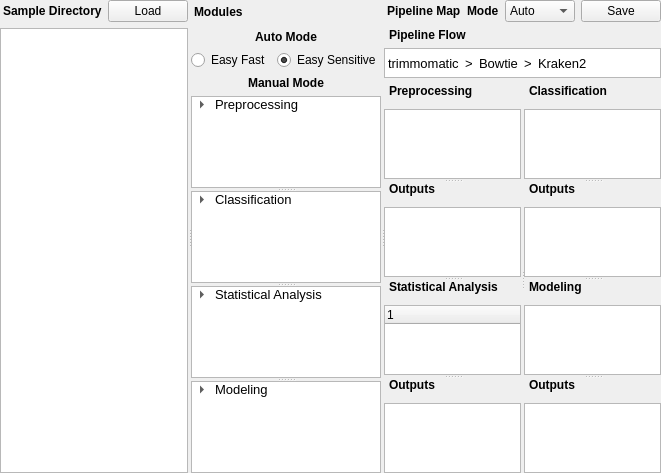
          <widget class="QSplitter" name="sp_PBuilder_High_sub">
           <property name="orientation">
            <enum>Qt::Horizontal</enum>
           </property>
           <property name="handleWidth">
            <number>3</number>
           </property>
           <widget class="QWidget" name="verticalLayoutWidget_2">
            <layout class="QVBoxLayout" name="verticalLayout_2">
             <item>
              <layout class="QHBoxLayout" name="horizontalLayout">
               <item>
                <widget class="QLabel" name="label">
                 <property name="font">
                  <font>
                   <bold>true</bold>
                  </font>
                 </property>
                 <property name="frameShape">
                  <enum>QFrame::NoFrame</enum>
                 </property>
                 <property name="text">
                  <string>Sample Directory</string>
                 </property>
                 <property name="indent">
                  <number>3</number>
                 </property>
                </widget>
               </item>
               <item>
                <spacer name="horizontalSpacer_6">
                 <property name="orientation">
                  <enum>Qt::Horizontal</enum>
                 </property>
                 <property name="sizeHint" stdset="0">
                  <size>
                   <width>40</width>
                   <height>20</height>
                  </size>
                 </property>
                </spacer>
               </item>
               <item>
                <widget class="QPushButton" name="PB_SampleDirectory_btn_load">
                 <property name="text">
                  <string>Load</string>
                 </property>
                </widget>
               </item>
               <item>
                <spacer name="horizontalSpacer_2">
                 <property name="orientation">
                  <enum>Qt::Horizontal</enum>
                 </property>
                 <property name="sizeHint" stdset="0">
                  <size>
                   <width>40</width>
                   <height>20</height>
                  </size>
                 </property>
                </spacer>
               </item>
              </layout>
             </item>
             <item>
              <widget class="QListWidget" name="PB_SampleDirectory_list"/>
             </item>
            </layout>
           </widget>
           <widget class="QWidget" name="verticalLayoutWidget_3">
            <layout class="QVBoxLayout" name="verticalLayout_3">
             <item>
              <layout class="QHBoxLayout" name="horizontalLayout_2">
               <item>
                <widget class="QLabel" name="label_2">
                 <property name="font">
                  <font>
                   <bold>true</bold>
                  </font>
                 </property>
                 <property name="text">
                  <string>Modules</string>
                 </property>
                 <property name="indent">
                  <number>3</number>
                 </property>
                </widget>
               </item>
               <item>
                <spacer name="horizontalSpacer_5">
                 <property name="orientation">
                  <enum>Qt::Horizontal</enum>
                 </property>
                 <property name="sizeHint" stdset="0">
                  <size>
                   <width>60</width>
                   <height>24</height>
                  </size>
                 </property>
                </spacer>
               </item>
              </layout>
             </item>
             <item>
              <layout class="QVBoxLayout" name="verticalLayout_6">
               <item>
                <widget class="QLabel" name="label_5">
                 <property name="font">
                  <font>
                   <bold>true</bold>
                  </font>
                 </property>
                 <property name="text">
                  <string>Auto Mode</string>
                 </property>
                 <property name="alignment">
                  <set>Qt::AlignCenter</set>
                 </property>
                </widget>
               </item>
               <item>
                <layout class="QHBoxLayout" name="horizontalLayout_5">
                 <item>
                  <spacer name="horizontalSpacer_8">
                   <property name="orientation">
                    <enum>Qt::Horizontal</enum>
                   </property>
                   <property name="sizeHint" stdset="0">
                    <size>
                     <width>40</width>
                     <height>20</height>
                    </size>
                   </property>
                  </spacer>
                 </item>
                 <item>
                  <widget class="QRadioButton" name="radioButton">
                   <property name="text">
                    <string>Easy Fast</string>
                   </property>
                   <property name="autoExclusive">
                    <bool>true</bool>
                   </property>
                  </widget>
                 </item>
                 <item>
                  <widget class="QRadioButton" name="radioButton_2">
                   <property name="text">
                    <string>Easy Sensitive</string>
                   </property>
                   <property name="checkable">
                    <bool>true</bool>
                   </property>
                   <property name="checked">
                    <bool>true</bool>
                   </property>
                   <property name="autoExclusive">
                    <bool>true</bool>
                   </property>
                  </widget>
                 </item>
                 <item>
                  <spacer name="horizontalSpacer_12">
                   <property name="orientation">
                    <enum>Qt::Horizontal</enum>
                   </property>
                   <property name="sizeHint" stdset="0">
                    <size>
                     <width>40</width>
                     <height>20</height>
                    </size>
                   </property>
                  </spacer>
                 </item>
                </layout>
               </item>
              </layout>
             </item>
             <item>
              <layout class="QVBoxLayout" name="verticalLayout_35">
               <item>
                <widget class="QLabel" name="label_6">
                 <property name="font">
                  <font>
                   <bold>true</bold>
                  </font>
                 </property>
                 <property name="text">
                  <string>Manual Mode</string>
                 </property>
                 <property name="alignment">
                  <set>Qt::AlignCenter</set>
                 </property>
                </widget>
               </item>
               <item>
                <widget class="QSplitter" name="splitter_3">
                 <property name="orientation">
                  <enum>Qt::Vertical</enum>
                 </property>
                 <property name="handleWidth">
                  <number>3</number>
                 </property>
                 <widget class="QTreeWidget" name="PB_Modules_prep_tree_2">
                  <property name="font">
                   <font>
                    <pointsize>10</pointsize>
                    <bold>false</bold>
                   </font>
                  </property>
                  <property name="frameShadow">
                   <enum>QFrame::Plain</enum>
                  </property>
                  <property name="editTriggers">
                   <set>QAbstractItemView::NoEditTriggers</set>
                  </property>
                  <property name="tabKeyNavigation">
                   <bool>true</bool>
                  </property>
                  <property name="dragEnabled">
                   <bool>true</bool>
                  </property>
                  <property name="dragDropMode">
                   <enum>QAbstractItemView::DragOnly</enum>
                  </property>
                  <property name="alternatingRowColors">
                   <bool>false</bool>
                  </property>
                  <property name="indentation">
                   <number>20</number>
                  </property>
                  <property name="rootIsDecorated">
                   <bool>true</bool>
                  </property>
                  <property name="uniformRowHeights">
                   <bool>false</bool>
                  </property>
                  <property name="animated">
                   <bool>true</bool>
                  </property>
                  <property name="allColumnsShowFocus">
                   <bool>false</bool>
                  </property>
                  <property name="headerHidden">
                   <bool>true</bool>
                  </property>
                  <property name="expandsOnDoubleClick">
                   <bool>false</bool>
                  </property>
                  <attribute name="headerVisible">
                   <bool>false</bool>
                  </attribute>
                  <column>
                   <property name="text">
                    <string>Preprocessing</string>
                   </property>
                  </column>
                  <item>
                   <property name="text">
                    <string>Preprocessing</string>
                   </property>
                   <item>
                    <property name="text">
                     <string>Trimming&amp;QC</string>
                    </property>
                    <item>
                     <property name="text">
                      <string>Trimmomatic</string>
                     </property>
                    </item>
                   </item>
                   <item>
                    <property name="text">
                     <string>Decontamination</string>
                    </property>
                    <item>
                     <property name="text">
                      <string>Bowtie2</string>
                     </property>
                    </item>
                   </item>
                  </item>
                 </widget>
                 <widget class="QTreeWidget" name="PB_Modules_classification_tree_2">
                  <property name="font">
                   <font>
                    <pointsize>10</pointsize>
                    <bold>false</bold>
                   </font>
                  </property>
                  <property name="frameShadow">
                   <enum>QFrame::Plain</enum>
                  </property>
                  <property name="editTriggers">
                   <set>QAbstractItemView::NoEditTriggers</set>
                  </property>
                  <property name="tabKeyNavigation">
                   <bool>true</bool>
                  </property>
                  <property name="dragEnabled">
                   <bool>true</bool>
                  </property>
                  <property name="dragDropMode">
                   <enum>QAbstractItemView::DragOnly</enum>
                  </property>
                  <property name="alternatingRowColors">
                   <bool>false</bool>
                  </property>
                  <property name="indentation">
                   <number>20</number>
                  </property>
                  <property name="rootIsDecorated">
                   <bool>true</bool>
                  </property>
                  <property name="uniformRowHeights">
                   <bool>false</bool>
                  </property>
                  <property name="animated">
                   <bool>true</bool>
                  </property>
                  <property name="allColumnsShowFocus">
                   <bool>false</bool>
                  </property>
                  <property name="headerHidden">
                   <bool>true</bool>
                  </property>
                  <property name="expandsOnDoubleClick">
                   <bool>false</bool>
                  </property>
                  <attribute name="headerVisible">
                   <bool>false</bool>
                  </attribute>
                  <column>
                   <property name="text">
                    <string>Classification</string>
                   </property>
                  </column>
                  <item>
                   <property name="text">
                    <string>Classification</string>
                   </property>
                   <item>
                    <property name="text">
                     <string>Taxonomic Profiling</string>
                    </property>
                    <item>
                     <property name="text">
                      <string>Kraken2</string>
                     </property>
                    </item>
                   </item>
                   <item>
                    <property name="text">
                     <string>Functional Profiling</string>
                    </property>
                    <item>
                     <property name="text">
                      <string>Diamond</string>
                     </property>
                    </item>
                   </item>
                  </item>
                 </widget>
                 <widget class="QTreeWidget" name="PB_Modules_sanalysis_tree_2">
                  <property name="font">
                   <font>
                    <pointsize>10</pointsize>
                   </font>
                  </property>
                  <property name="editTriggers">
                   <set>QAbstractItemView::NoEditTriggers</set>
                  </property>
                  <property name="tabKeyNavigation">
                   <bool>true</bool>
                  </property>
                  <property name="dragEnabled">
                   <bool>true</bool>
                  </property>
                  <property name="dragDropMode">
                   <enum>QAbstractItemView::DragOnly</enum>
                  </property>
                  <property name="autoExpandDelay">
                   <number>-1</number>
                  </property>
                  <property name="animated">
                   <bool>true</bool>
                  </property>
                  <property name="expandsOnDoubleClick">
                   <bool>false</bool>
                  </property>
                  <attribute name="headerVisible">
                   <bool>false</bool>
                  </attribute>
                  <column>
                   <property name="text">
                    <string>Statistical Analysis</string>
                   </property>
                  </column>
                  <item>
                   <property name="text">
                    <string>Statistical Analysis</string>
                   </property>
                   <item>
                    <property name="text">
                     <string>Diversity</string>
                    </property>
                    <item>
                     <property name="text">
                      <string>Alpha</string>
                     </property>
                    </item>
                    <item>
                     <property name="text">
                      <string>Beta</string>
                     </property>
                    </item>
                   </item>
                   <item>
                    <property name="text">
                     <string>Differential Abundance</string>
                    </property>
                    <item>
                     <property name="text">
                      <string>Mann-Whitney U Test</string>
                     </property>
                    </item>
                    <item>
                     <property name="text">
                      <string>LEfSe</string>
                     </property>
                    </item>
                    <item>
                     <property name="text">
                      <string>ANCOMBC</string>
                     </property>
                    </item>
                    <item>
                     <property name="text">
                      <string>SongBird</string>
                     </property>
                    </item>
                   </item>
                  </item>
                 </widget>
                 <widget class="QTreeWidget" name="PB_Modules_modeling_tree_2">
                  <property name="font">
                   <font>
                    <pointsize>10</pointsize>
                   </font>
                  </property>
                  <property name="editTriggers">
                   <set>QAbstractItemView::NoEditTriggers</set>
                  </property>
                  <property name="tabKeyNavigation">
                   <bool>true</bool>
                  </property>
                  <property name="dragEnabled">
                   <bool>true</bool>
                  </property>
                  <property name="dragDropMode">
                   <enum>QAbstractItemView::DragOnly</enum>
                  </property>
                  <property name="animated">
                   <bool>true</bool>
                  </property>
                  <property name="headerHidden">
                   <bool>true</bool>
                  </property>
                  <property name="expandsOnDoubleClick">
                   <bool>false</bool>
                  </property>
                  <column>
                   <property name="text">
                    <string>Modeling</string>
                   </property>
                  </column>
                  <item>
                   <property name="text">
                    <string>Modeling</string>
                   </property>
                   <item>
                    <property name="text">
                     <string>Regression</string>
                    </property>
                   </item>
                   <item>
                    <property name="text">
                     <string>Random Forest</string>
                    </property>
                   </item>
                  </item>
                 </widget>
                </widget>
               </item>
              </layout>
             </item>
            </layout>
           </widget>
           <widget class="QWidget" name="verticalLayoutWidget_4">
            <layout class="QVBoxLayout" name="verticalLayout_4">
             <item>
              <layout class="QHBoxLayout" name="horizontalLayout_3">
               <item>
                <widget class="QLabel" name="label_3">
                 <property name="font">
                  <font>
                   <bold>true</bold>
                  </font>
                 </property>
                 <property name="text">
                  <string>Pipeline Map</string>
                 </property>
                 <property name="indent">
                  <number>3</number>
                 </property>
                </widget>
               </item>
               <item>
                <spacer name="horizontalSpacer_4">
                 <property name="orientation">
                  <enum>Qt::Horizontal</enum>
                 </property>
                 <property name="sizeHint" stdset="0">
                  <size>
                   <width>40</width>
                   <height>20</height>
                  </size>
                 </property>
                </spacer>
               </item>
               <item>
                <widget class="QLabel" name="label_14">
                 <property name="font">
                  <font>
                   <bold>true</bold>
                  </font>
                 </property>
                 <property name="text">
                  <string>Mode</string>
                 </property>
                </widget>
               </item>
               <item>
                <widget class="QComboBox" name="PB_ModulePresets_cbb">
                 <item>
                  <property name="text">
                   <string>Auto</string>
                  </property>
                 </item>
                 <item>
                  <property name="text">
                   <string>Manual</string>
                  </property>
                 </item>
                </widget>
               </item>
               <item>
                <widget class="QPushButton" name="PB_ModulePresets_btn_save">
                 <property name="text">
                  <string>Save</string>
                 </property>
                </widget>
               </item>
              </layout>
             </item>
             <item>
              <layout class="QVBoxLayout" name="verticalLayout_16">
               <item>
                <widget class="QLabel" name="label_19">
                 <property name="font">
                  <font>
                   <bold>true</bold>
                  </font>
                 </property>
                 <property name="text">
                  <string>Pipeline Flow</string>
                 </property>
                 <property name="indent">
                  <number>5</number>
                 </property>
                </widget>
               </item>
               <item>
                <widget class="QListWidget" name="listWidget">
                 <property name="sizePolicy">
                  <sizepolicy hsizetype="Minimum" vsizetype="Fixed">
                   <horstretch>0</horstretch>
                   <verstretch>0</verstretch>
                  </sizepolicy>
                 </property>
                 <property name="minimumSize">
                  <size>
                   <width>0</width>
                   <height>30</height>
                  </size>
                 </property>
                 <property name="maximumSize">
                  <size>
                   <width>16777215</width>
                   <height>50</height>
                  </size>
                 </property>
                 <property name="font">
                  <font>
                   <pointsize>10</pointsize>
                  </font>
                 </property>
                 <property name="editTriggers">
                  <set>QAbstractItemView::NoEditTriggers</set>
                 </property>
                 <property name="tabKeyNavigation">
                  <bool>true</bool>
                 </property>
                 <property name="showDropIndicator" stdset="0">
                  <bool>false</bool>
                 </property>
                 <property name="dragEnabled">
                  <bool>false</bool>
                 </property>
                 <property name="alternatingRowColors">
                  <bool>false</bool>
                 </property>
                 <property name="movement">
                  <enum>QListView::Static</enum>
                 </property>
                 <property name="flow">
                  <enum>QListView::LeftToRight</enum>
                 </property>
                 <property name="viewMode">
                  <enum>QListView::ListMode</enum>
                 </property>
                 <item>
                  <property name="text">
                   <string>trimmomatic</string>
                  </property>
                 </item>
                 <item>
                  <property name="text">
                   <string>&gt;</string>
                  </property>
                 </item>
                 <item>
                  <property name="text">
                   <string>Bowtie</string>
                  </property>
                 </item>
                 <item>
                  <property name="text">
                   <string>&gt;</string>
                  </property>
                 </item>
                 <item>
                  <property name="text">
                   <string>Kraken2</string>
                  </property>
                 </item>
                </widget>
               </item>
              </layout>
             </item>
             <item>
              <widget class="QSplitter" name="splitter_7">
               <property name="orientation">
                <enum>Qt::Horizontal</enum>
               </property>
               <property name="handleWidth">
                <number>3</number>
               </property>
               <widget class="QSplitter" name="splitter">
                <property name="orientation">
                 <enum>Qt::Vertical</enum>
                </property>
                <property name="handleWidth">
                 <number>3</number>
                </property>
                <widget class="QWidget" name="verticalLayoutWidget_18">
                 <layout class="QVBoxLayout" name="verticalLayout_18">
                  <item>
                   <widget class="QLabel" name="label_23">
                    <property name="font">
                     <font>
                      <bold>true</bold>
                     </font>
                    </property>
                    <property name="text">
                     <string>Preprocessing</string>
                    </property>
                    <property name="alignment">
                     <set>Qt::AlignBottom|Qt::AlignLeading|Qt::AlignLeft</set>
                    </property>
                    <property name="indent">
                     <number>5</number>
                    </property>
                   </widget>
                  </item>
                  <item>
                   <widget class="QListWidget" name="listWidget_2"/>
                  </item>
                 </layout>
                </widget>
                <widget class="QWidget" name="verticalLayoutWidget_19">
                 <layout class="QVBoxLayout" name="verticalLayout_19">
                  <item>
                   <widget class="QLabel" name="label_24">
                    <property name="font">
                     <font>
                      <bold>true</bold>
                     </font>
                    </property>
                    <property name="text">
                     <string>Outputs</string>
                    </property>
                    <property name="alignment">
                     <set>Qt::AlignBottom|Qt::AlignLeading|Qt::AlignLeft</set>
                    </property>
                    <property name="indent">
                     <number>5</number>
                    </property>
                   </widget>
                  </item>
                  <item>
                   <widget class="QListWidget" name="listWidget_3"/>
                  </item>
                 </layout>
                </widget>
                <widget class="QWidget" name="layoutWidget_2">
                 <layout class="QVBoxLayout" name="verticalLayout_25">
                  <item>
                   <widget class="QLabel" name="label_29">
                    <property name="font">
                     <font>
                      <bold>true</bold>
                     </font>
                    </property>
                    <property name="text">
                     <string>Statistical Analysis</string>
                    </property>
                    <property name="alignment">
                     <set>Qt::AlignBottom|Qt::AlignLeading|Qt::AlignLeft</set>
                    </property>
                    <property name="indent">
                     <number>5</number>
                    </property>
                   </widget>
                  </item>
                  <item>
                   <widget class="QTreeWidget" name="treeWidget_9">
                    <column>
                     <property name="text">
                      <string notr="true">1</string>
                     </property>
                    </column>
                   </widget>
                  </item>
                 </layout>
                </widget>
                <widget class="QWidget" name="layoutWidget_3">
                 <layout class="QVBoxLayout" name="verticalLayout_26">
                  <item>
                   <widget class="QLabel" name="label_33">
                    <property name="font">
                     <font>
                      <bold>true</bold>
                     </font>
                    </property>
                    <property name="text">
                     <string>Outputs</string>
                    </property>
                    <property name="alignment">
                     <set>Qt::AlignBottom|Qt::AlignLeading|Qt::AlignLeft</set>
                    </property>
                    <property name="indent">
                     <number>5</number>
                    </property>
                   </widget>
                  </item>
                  <item>
                   <widget class="QListWidget" name="listWidget_10"/>
                  </item>
                 </layout>
                </widget>
               </widget>
               <widget class="QSplitter" name="splitter_6">
                <property name="orientation">
                 <enum>Qt::Vertical</enum>
                </property>
                <property name="handleWidth">
                 <number>3</number>
                </property>
                <widget class="QWidget" name="layoutWidget_4">
                 <layout class="QVBoxLayout" name="verticalLayout_22">
                  <item>
                   <widget class="QLabel" name="label_25">
                    <property name="font">
                     <font>
                      <bold>true</bold>
                     </font>
                    </property>
                    <property name="text">
                     <string>Classification</string>
                    </property>
                    <property name="alignment">
                     <set>Qt::AlignBottom|Qt::AlignLeading|Qt::AlignLeft</set>
                    </property>
                    <property name="indent">
                     <number>5</number>
                    </property>
                   </widget>
                  </item>
                  <item>
                   <widget class="QListWidget" name="listWidget_7"/>
                  </item>
                 </layout>
                </widget>
                <widget class="QWidget" name="layoutWidget_5">
                 <layout class="QVBoxLayout" name="verticalLayout_23">
                  <item>
                   <widget class="QLabel" name="label_28">
                    <property name="font">
                     <font>
                      <bold>true</bold>
                     </font>
                    </property>
                    <property name="text">
                     <string>Outputs</string>
                    </property>
                    <property name="alignment">
                     <set>Qt::AlignBottom|Qt::AlignLeading|Qt::AlignLeft</set>
                    </property>
                    <property name="indent">
                     <number>5</number>
                    </property>
                   </widget>
                  </item>
                  <item>
                   <widget class="QListWidget" name="listWidget_8"/>
                  </item>
                 </layout>
                </widget>
                <widget class="QWidget" name="layoutWidget_6">
                 <layout class="QVBoxLayout" name="verticalLayout_28">
                  <item>
                   <widget class="QLabel" name="label_38">
                    <property name="font">
                     <font>
                      <bold>true</bold>
                     </font>
                    </property>
                    <property name="text">
                     <string>Modeling</string>
                    </property>
                    <property name="alignment">
                     <set>Qt::AlignBottom|Qt::AlignLeading|Qt::AlignLeft</set>
                    </property>
                    <property name="indent">
                     <number>5</number>
                    </property>
                   </widget>
                  </item>
                  <item>
                   <widget class="QListWidget" name="listWidget_11"/>
                  </item>
                 </layout>
                </widget>
                <widget class="QWidget" name="layoutWidget_7">
                 <layout class="QVBoxLayout" name="verticalLayout_29">
                  <item>
                   <widget class="QLabel" name="label_42">
                    <property name="font">
                     <font>
                      <bold>true</bold>
                     </font>
                    </property>
                    <property name="text">
                     <string>Outputs</string>
                    </property>
                    <property name="alignment">
                     <set>Qt::AlignBottom|Qt::AlignLeading|Qt::AlignLeft</set>
                    </property>
                    <property name="indent">
                     <number>5</number>
                    </property>
                   </widget>
                  </item>
                  <item>
                   <widget class="QListView" name="listView_12"/>
                  </item>
                 </layout>
                </widget>
               </widget>
              </widget>
             </item>
            </layout>
           </widget>
          </widget>
